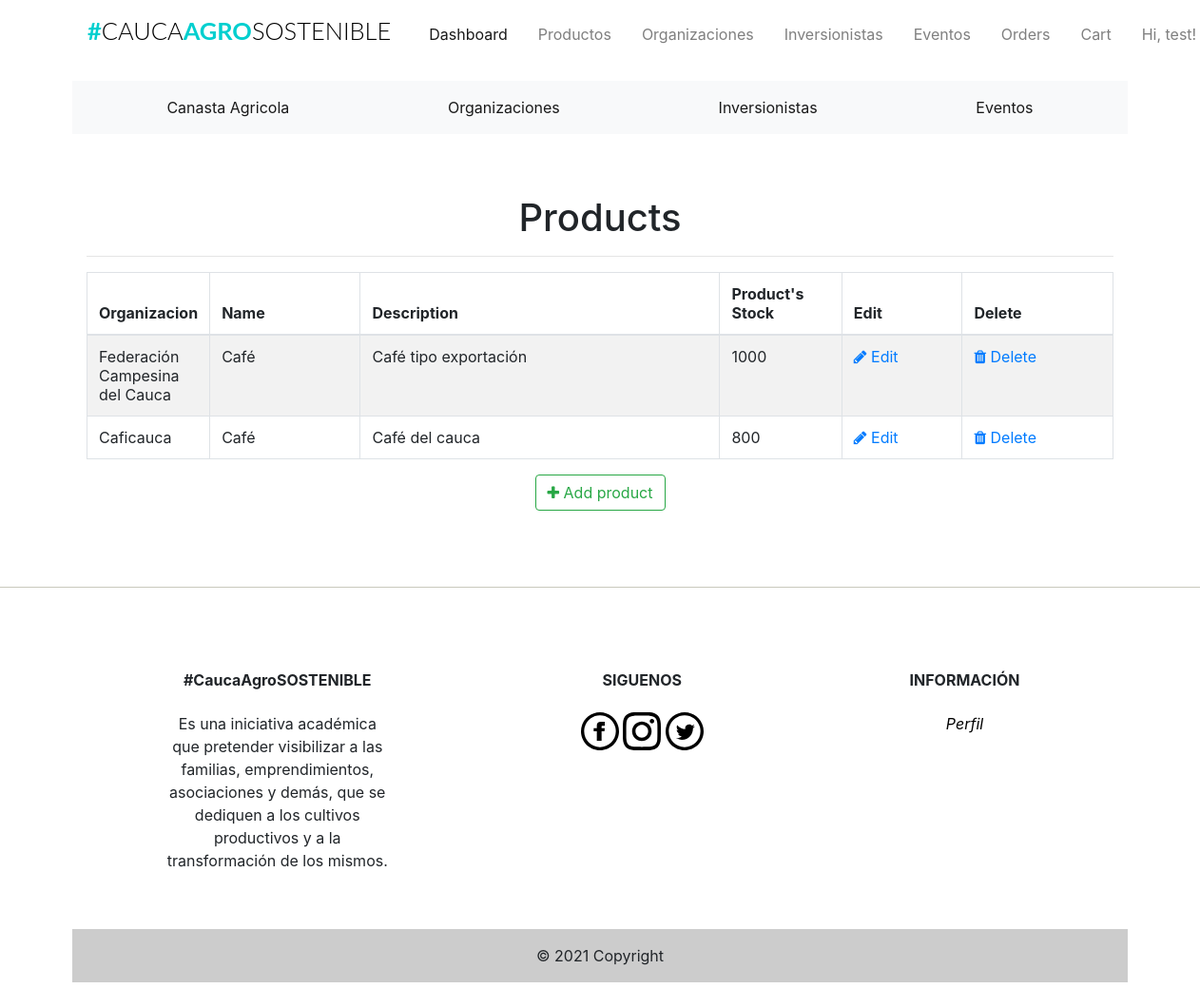
/admin/products (signed in), run on an earlier commit of the app's database.
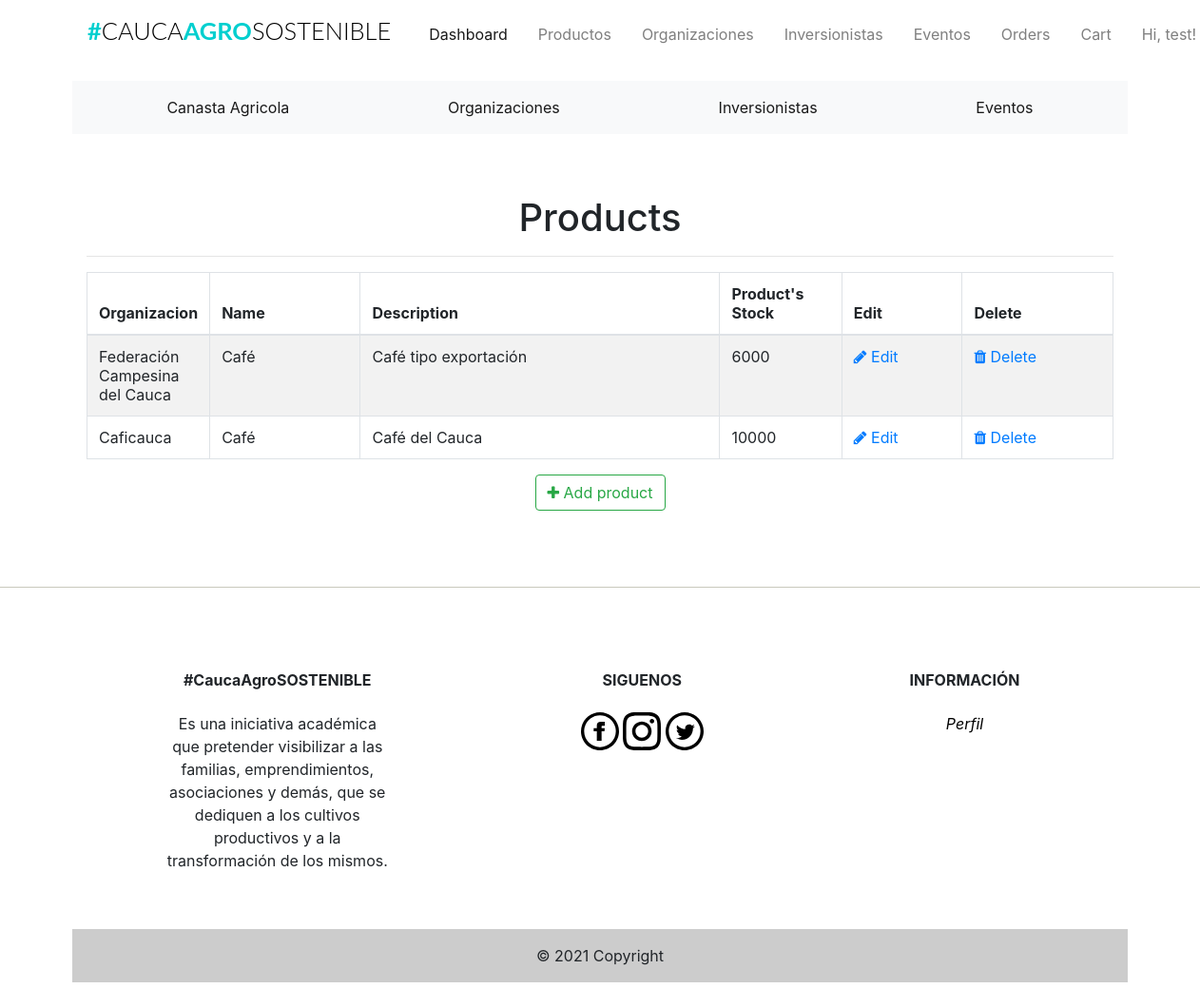
And on a later commit of the database.
### app/models.py (models this page shows, shortened)
class Products(db.Model):
    __tablename__ = 'products'
    id = db.Column(db.Integer, primary_key=True)
    product_name = db.Column(db.String(100), index=True)
    product_price = db.Column(db.Integer, index=True)
    product_image = db.Column(db.String(120))
    product_description = db.Column(db.String(200))
    product_stock = db.Column(db.Integer)
    promotion_value = db.Column(db.Integer, index=True)
    organizacion_id = db.Column(db.Integer, db.ForeignKey('organizaciones.id'))

class Organizaciones(db.Model):
    __tablename__ = 'organizaciones'
    id = db.Column(db.Integer, primary_key=True)
    organizacion_name = db.Column(db.String(20), index=True)
    organizacion_image = db.Column(db.String(120))
    organizacion_location = db.Column(db.String(120))
    organizacion_phone = db.Column(db.String(15))
    product = db.relationship('Products', backref='organizacion')

### app/admin/routes.py (the view)
@admin.route('/products', methods=['GET'])
@login_required
def list_products():
    check_admin()
    '''
	list all products
	'''
    products = Products.query.all()
    return render_template('admin/products/products.html', title='Products', products=products)

### app/admin/routes.py (called while the page is built)
def check_admin():
    if not current_user.is_admin:
        abort(403)

### app/models.py (called while the page is built)
@login_manager.user_loader
def load_user(id):
    return Users.query.get(int(id))

### app/templates/admin/products/products.html (shortened to what this page needs)
{% extends "base.html" %}
{% block head %}
<head>
    <link href="//maxcdn.bootstrapcdn.com/font-awesome/4.1.0/css/font-awesome.min.css" rel="stylesheet">
</head>
{% endblock head %}
{% block body %}
<div class="container">
  <div class="outer">
    <div class="middle">
      <div class="inner">
        <br/>
        <br/>
        <h1 style="text-align:center;">Products</h1>
        {% if products %}
          <hr class="intro-divider">
            <table class="table table-striped table-bordered">
              <thead>
                <tr>
                  <th width="10%"> Organizacion</th>
                  <th width="15%"> Name</th>
                  <th width="36%"> Description </th>
                  <th width="12%"> Product's Stock </th>
                  <th width="12%"> Edit </th>
                  <th width="15%"> Delete </th>
                </tr>
              </thead>
              <tbody>
              {% for product in products %}
                <tr>
                  <td>{{ product.organizacion.organizacion_name}} </td>
                  <td> {{ product.product_name }} </td>
                  <td> {{ product.product_description }} </td>
                  <td>
                    {% if product %}
                      {{ product.product_stock }}
                    {% else %}
                      0
                    {% endif %}
                  </td>
                  <td>
                    <a href="{{ url_for('admin.edit_product', id=product.id) }}">
                      <i class="fa fa-pencil"></i> Edit
                    </a>
                  </td>
                  <td>
                    <a href="{{ url_for('admin.delete_product', id=product.id) }}">
                      <i class="fa fa-trash"></i> Delete
                    </a>
                  </td>
                </tr>
              {% endfor %}
              </tbody>
            </table>
          </div>
          <div style="text-align: center">
        {% else %}
          <div style="text-align: center">
            <h3> No Products have been added. </h3>
            <hr class="intro-divider">
        {% endif %}
          <a href="{{ url_for('admin.add_product') }}" class="btn btn-outline-success">
            <i class="fa fa-plus"></i>
            Add product
          </a>
        </div>
      </div>
    </div>
  </div>
{% endblock %}

What changed in the data, as far as the page shows it:
changed Products "Café tipo exportación": product_stock "1000" → "6000"
changed Products "Caficauca": product_description "Café del cauca" → "Café del Cauca"; product_stock "800" → "10000"
